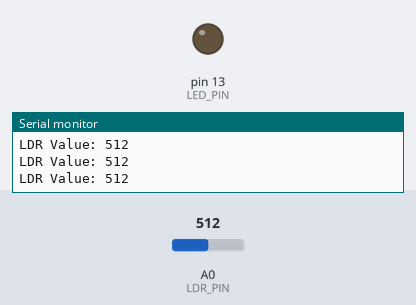
The sketch below on a simulated Arduino Uno, built with avr-gcc and run on an emulated ATmega328P. Shown: output pins drawn as LEDs (lit = HIGH), the last lines printed to the serial monitor. Inputs (shaded band) come from the test bench; at power-on: A0 (LDR_PIN) = 512.

Above: at 1.3 s.
1.4 s: A0 (LDR_PIN) set to 491
At 1.8 s:
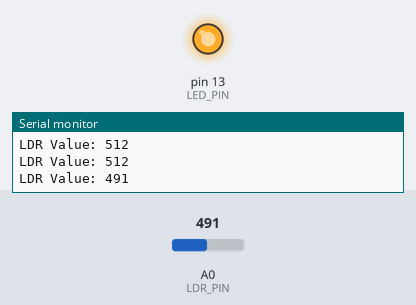
3.0 s: A0 (LDR_PIN) set to 510
At 4.2 s:
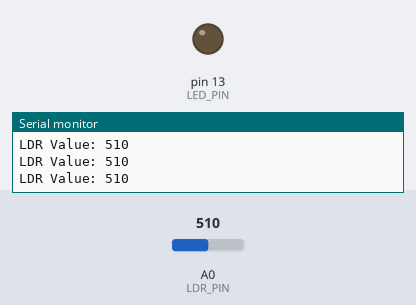
4.5 s: A0 (LDR_PIN) set to 490
At 5.4 s:
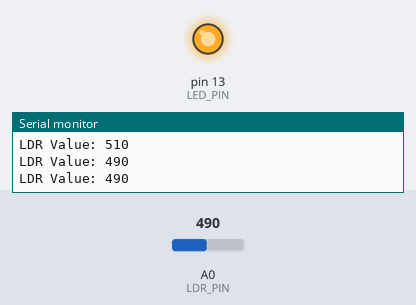
Timing chart, 0 to 7.5 s (numbered marks = the images above; inputs shaded):
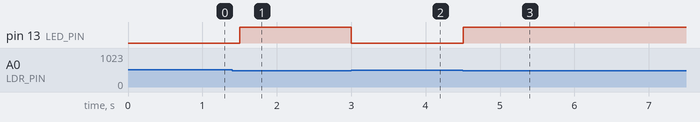

The sketch:

LDR_Automatic_light.ino
```cpp
#define LDR_PIN A0
#define LED_PIN 13

int sensorValue;
int threshold = 500;

void setup()
{
    pinMode(LED_PIN, OUTPUT);
    Serial.begin(9600);
}

void loop()
{
    sensorValue = analogRead(LDR_PIN);

    Serial.print("LDR Value: ");
    Serial.println(sensorValue);

    if (sensorValue < threshold)
    {
        digitalWrite(LED_PIN, HIGH);
    }
    else
    {
        digitalWrite(LED_PIN, LOW);
    }

    delay(500);
}
```

Measured:
- the behaviour switches between 500 and 499 on A0 (LDR_PIN) (found by bisection; images 0 and 1)
- after the input at 1.4 s, pin 13 (LED_PIN): LOW → HIGH after 0.10 s
- after the input at 3.0 s, pin 13 (LED_PIN): HIGH → LOW at once
- after the input at 4.5 s, pin 13 (LED_PIN): LOW → HIGH at once
